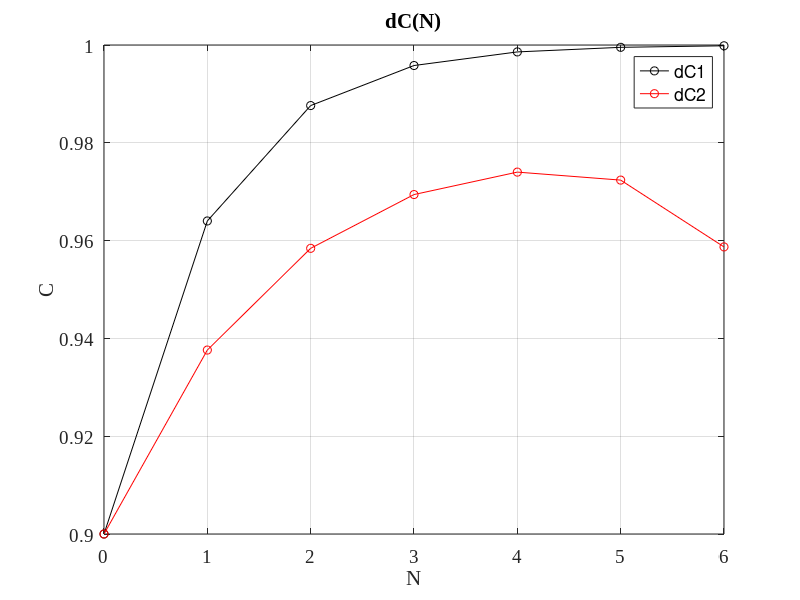

MATLAB code for this plot: (Note: this script raises an error after producing the figure.)
%% Course project
% from CW to CP
clear; clc; format; close all;

%% Initial data
T = 15; % Celsius
CW = 0.9;
P = 150; % kg/y

CF = 0.925;
CP = 0.995;
mu = (CP*7+(1-CP)*6)*10^(-3); 
P = P/mu / (365*24); %mol/h

r = 0.5; % per cent
TT = 20; %quantity

%% Calculations
a = 1 + 4755/(T+273)^2 - 0.803/(T+273);
e = a - 1;

nE = 2/e * log(CP*(1-CF) / (CF*(1-CP))); nE = ceil(nE);
nR = 2/e * log(CF*(1-CW) / (CW*(1-CF))); nR = ceil(nR);
nB = nE + nR;
N = nB / TT; N = ceil(N);

dN = 0:1:N;
dC1 = zeros(1,length(dN));
dC1(1) = CW;
for i = 2:length(dC1)
    dC1(i) = (CW/(1-CW) * exp(e*dN(i)*TT)) / (1 + CW/(1-CW) * exp(e*dN(i)*TT));
end

% plot dC1 from N, where dC1 calculated as P = 0
% figure(1);
% plot(dN, dC1, 'k-o'); grid on;
% xlabel('N', 'FontSize', 14, 'FontName', 'TimesNewRoman');
% ylabel('C', 'FontSize', 14, 'FontName', 'TimesNewRoman');
% title('dC1(N)', 'FontSize', 14, 'FontName', 'TimesNewRoman'); 
% set(gca, 'FontSize', 14, 'FontName', 'TimesNewRoman');

Lb = zeros(1,length(dN)-1);
Le = zeros(1,length(dN)-1);
% Program

% Lbt = 2 * P * (CP - CF) / (e*CF * (1-CF));
% Lb(2) = Lbt;
% for i = 1 : TT * N
%     Let = (1 - r/100) * Lbt;
%     if (mod(i, TT) == 1)
%         Lb(ceil(i/TT)+1) = Lbt;
%     end
%     
%     if (mod(i, TT) == 0)
%         Le(i/TT+1) = Let;
%     end
%     Lbt = Let;
% end
% L = (Lb + Le) ./ 2;

% Math

Lin = 2 * P * (CP - CF) / (e*CF * (1-CF));
for i = 1:N
    Le(i) = Lin * (1-r/100)^(TT*i);
    Lb(i) = Lin * (1-r/100)^(TT*(i-1));
end
L = (Lb + Le) ./ 2;
% L = rot90(L); L = rot90(L);
%clear Le Lb;

dC2 = zeros(1,length(dN));
dC2(1) = CW;
for i = 2:length(dC2)
    x1 = 1/2 * (1 + P/(e*L(i-1))) + sqrt(1/4*(1+P/(e*L(i-1)))^2 - P * CP / (e*L(i-1)));
    x2 = 1/2 * (1 + P/(e*L(i-1))) - sqrt(1/4*(1+P/(e*L(i-1)))^2 - P * CP / (e*L(i-1)));
    disp([x1 x2 dN(i)*TT]);
    dC2(i) = (x1 * (CW - x2) / (x1 - CW) * exp(e*dN(i)*TT*(x1 - x2)) + x2) / ( 1 + (CW - x2) / (x1 - CW) * exp(e*dN(i)*TT*(x1 - x2)));
end

% % Change Lin
% dh = 0.0001;
% k = 0;
% more = 0;
% while ((abs(dC2(N+1)-CP) > 0.00009) || ( dC2(N+1) < CP))
% % while ((abs(dC2(N+1)-CP) > 0.0009) || (more) || ( dC2(N+1) < CP) || ( dC2(N+1) - dC2(N) < 0) )
%     more = 0;
%     Lin = 2 * P * (CP - CF) / (e*CF * (1-CF));
%     Lin = Lin * (1+dh*k);
% for i = 1:N
%     Le(i+1) = Lin * (1-r/100)^(TT*i);
%     Lb(i+1) = Lin * (1-r/100)^(TT*(i-1));
% end
% L = (Lb + Le) ./ 2;
% clear Lin Le Lb;
% 
% dC2 = zeros(1,length(dN));
% dC2(1) = CW;
% for i = 2:length(dC2)
%     x1 = 1/2 * (1 + P/(e*L(i))) + sqrt(1/4*(1+P/(e*L(i)))^2 - P * CP / (e*L(i)));
%     x2 = 1/2 * (1 + P/(e*L(i))) - sqrt(1/4*(1+P/(e*L(i)))^2 - P * CP / (e*L(i)));
%     dC2(i) = (x1 * (CW - x2) / (x1 - CW) * exp(e*dN(i)*TT*(x1 - x2)) + x2) / ( 1 + (CW - x2) / (x1 - CW) * exp(e*dN(i)*TT*(x1 - x2)));
%     if (dC2(i) > 1)
%         more = 1;
%     end
% end
% k = k + 1;
% if more
%     continue;
% end
% if (L(2) < 0) 
%     disp('L is less then 0');
%     break;
% end
% end
% in = 1+dh*k;
% text = num2str(in,10);
% text = ['increased in ', text];
% disp(text);

% plot dC2 from N, where dC2 calculated with P
% figure(2);
% plot(dN, dC2, 'k-o'); grid on;
% xlabel('N', 'FontSize', 14, 'FontName', 'TimesNewRoman');
% ylabel('C', 'FontSize', 14, 'FontName', 'TimesNewRoman');
% title('dC2(N)', 'FontSize', 14, 'FontName', 'TimesNewRoman'); 
% set(gca, 'FontSize', 14, 'FontName', 'TimesNewRoman');

figure(3);
plot(dN, dC1, 'k-o', dN, dC2, 'r-o'); grid on;
xlabel('N', 'FontSize', 14, 'FontName', 'TimesNewRoman');
ylabel('C', 'FontSize', 14, 'FontName', 'TimesNewRoman');
title('dC(N)', 'FontSize', 14, 'FontName', 'TimesNewRoman'); 
legend('dC1', 'dC2');
set(gca, 'FontSize', 14, 'FontName', 'TimesNewRoman');
dimen = [ceil(nR/TT)/N*0.8+1/8 0.9 0 -0.2];
a = annotation('arrow','Position',dimen);


A = [1 -1; CF -CW];
B = [P; P*CP];
S = linsolve(A,B);
F = S(1); W=S(2);
clear S;
text = ['Flow F is ', num2str(F), ' mol/h'];
disp(text);
text = ['Flow W is ', num2str(W), ' mol/h'];
disp(text);